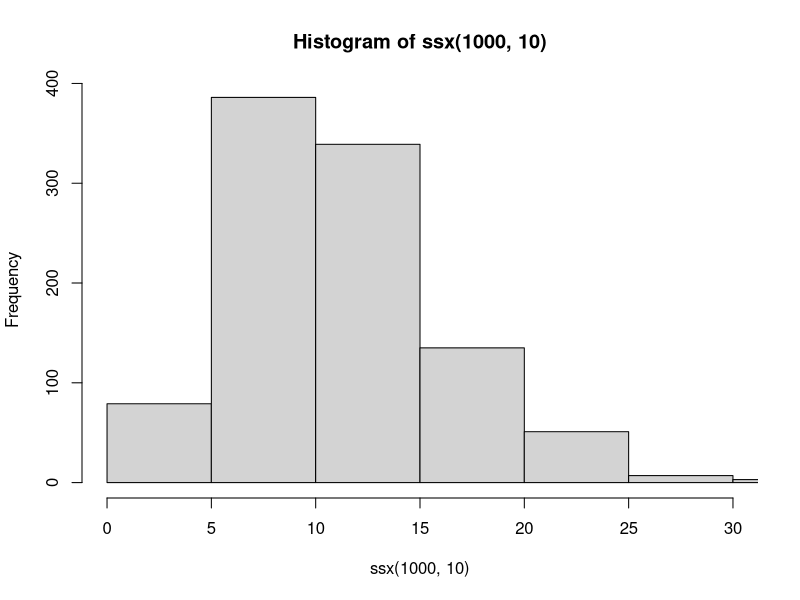
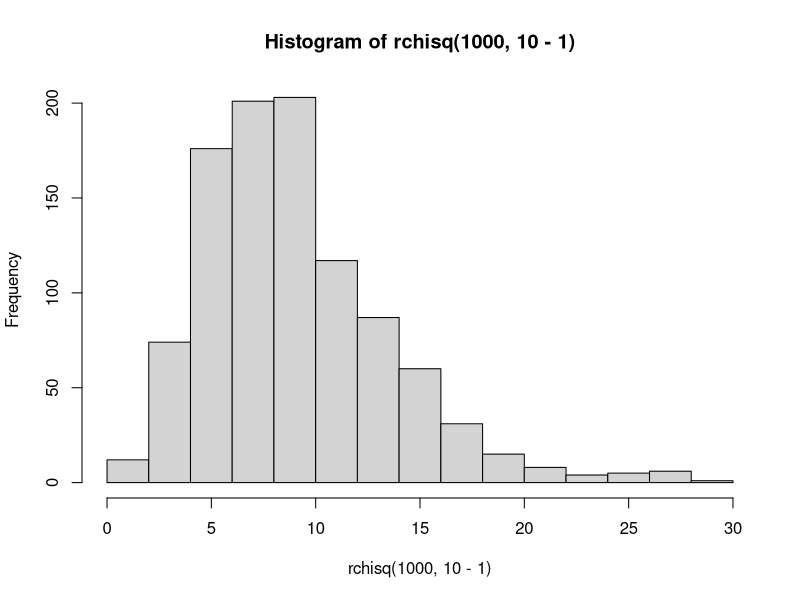
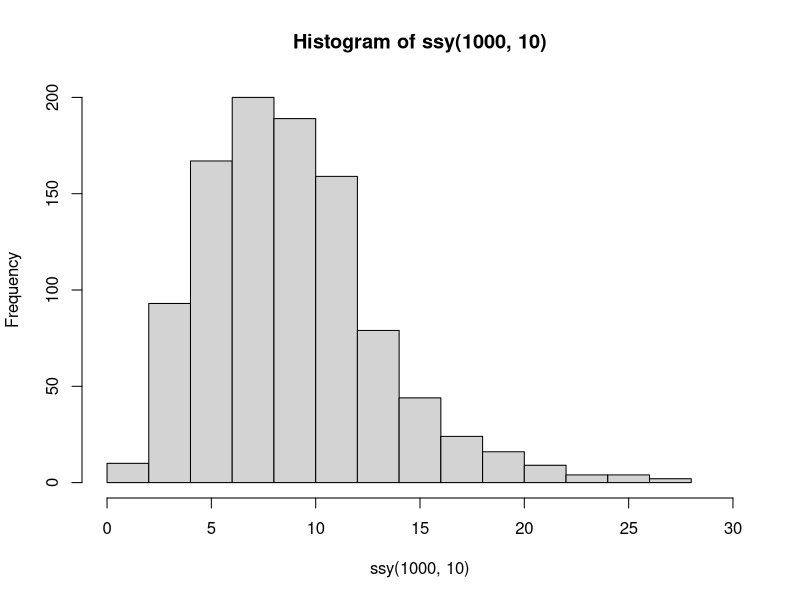

Here is the R script that generated these plots, in order:
# a
ssx = function(L, n) {
  result = rep(0,L)
  for (i in 1:L) {
    temp = rnorm(n, 0, 1) - mean(rnorm(n, 0, 1))
    result[i] = sum(temp**2)
  }
  result
  
}

ssy = function(L, n) {
  result = rep(0,L)
  for (i in 1:L) {
    temp = rnorm(n-1, 0, 1)
    result[i] = sum(temp**2)
  }
  result
}


#2
hist(ssx(1000, 10), xlim = c(0,30)) 
hist (rchisq(1000,10-1)) # chi distribution for comparison

hist(ssy(1000, 10), xlim = c(0,30))


# q1 rubric GHF
#
# 1 (functions)                                  
#                                    rnorm [/3]: 3
#                         n or n-1 samples [/2]: 2
#                                     mean [/2]: 2
#               sum of squared differences [/3]: 2 messed up mean subtraction in 'ssx'
#                           repeat L times [/3]: 3
#                                 function [/2]: 2
# 2 (histograms)                                 
#                   function call, L and n [/2]: 2
#        hist, constraints (n, xlim, freq) [/4]: 3 some constraints missing
#                                chisq, df [/3]: 2 ~did histogram of chi-square deviates instead
#                                    curve [/1]: 0
# 3 (quantile-quantile plot)                     
#                                     sort [/2]: 0 not done
#     plot, constraints (type, xlim, ylim) [/3]: 0
# 4 (regression line)                            
#                                 lm, sort [/2]: 0 not done
#                     coefficients, abline [/3]: 0
# 5 (interpretation)                             
#                   regression assumptions [/2]: 0 not done
#                       arguments specific [/2]: 0
#                       statements correct [/1]: 0
#                                                
# q1 grade: 21/40
